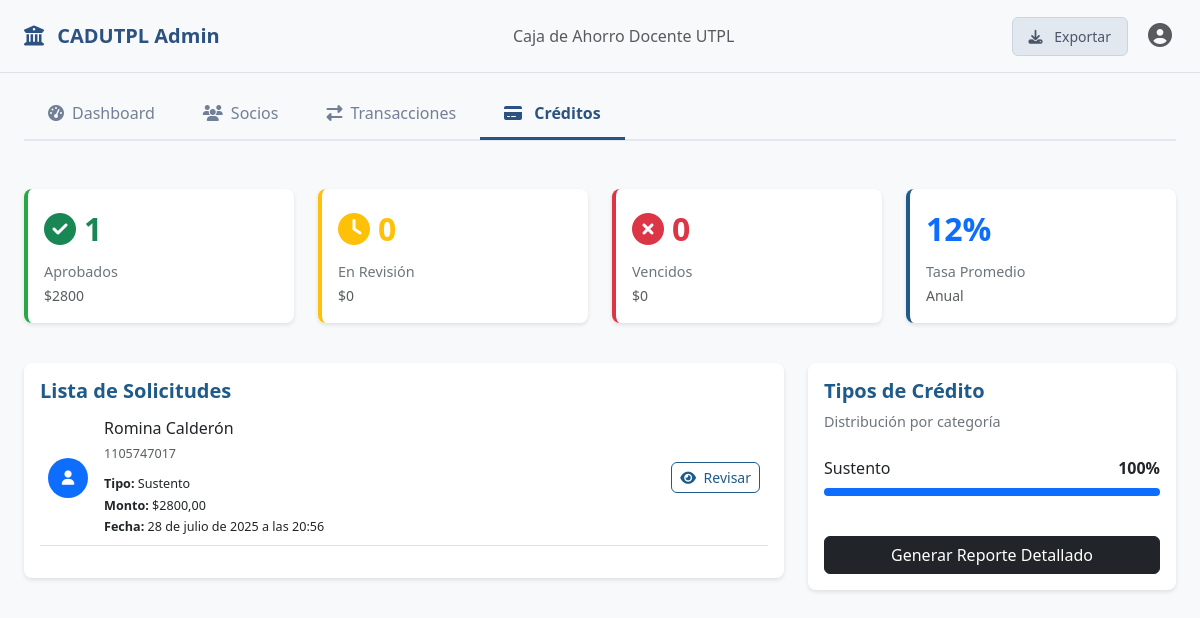
Page /credits/admin/ (signed in) on the committed database.
### credits/models.py (models this page shows, shortened)
class Credit(models.Model):
    STATUS_CHOICES = (
        ('pending', 'Pendiente'),
        ('approved', 'Aprobado'),
        ('rejected', 'Rechazado'),
        ('paid', 'Pagado'),
        ('defaulted', 'Incumplido'),
    )
    TERM_CHOICES = (
        (12, '12 meses'),
        (24, '24 meses'),
        (36, '36 meses'),
        (48, '48 meses'),
    )
    wallet = models.ForeignKey(Wallet, on_delete=models.CASCADE, related_name='credits')
    amount = models.DecimalField(max_digits=10, decimal_places=2)
    interest_rate = models.DecimalField(max_digits=5, decimal_places=2)
    term = models.IntegerField(choices=TERM_CHOICES)  # Plazo en meses
    purpose = models.CharField(max_length=255, blank=True, null=True)
    estimated_monthly_payment = models.DecimalField(max_digits=10, decimal_places=2)
    status = models.CharField(max_length=20, choices=STATUS_CHOICES, default='pending')
    created_at = models.DateTimeField(auto_now_add=True)
    updated_at = models.DateTimeField(auto_now=True)

### wallets/models.py (models this page shows, shortened)
class Wallet(models.Model):
    user = models.OneToOneField(CustomUser, on_delete=models.CASCADE, related_name='wallet')
    balance = models.DecimalField(max_digits=10, decimal_places=2, default=0)
    total_credit_line = models.DecimalField(max_digits=10, decimal_places=2, default=2000)
    available_credit = models.DecimalField(max_digits=10, decimal_places=2, default=2000)
    created_at = models.DateTimeField(auto_now_add=True)
    updated_at = models.DateTimeField(auto_now=True)

### users/models.py (models this page shows, shortened)
class CustomUser(AbstractUser):
    username = models.CharField(
        max_length=150,
        unique=True,
        verbose_name="Nombre de usuario",
        null=True,
        blank=True,  # Permite que sea opcional para los usuarios normales
    )
    email = models.EmailField(unique=True)
    phone = models.CharField(max_length=15, blank=True, null=True)
    document_type = models.CharField(
        max_length=20,
        choices=[("CEDULA", "CEDULA"), ("RUC", "RUC"), ("PASSPORT", "Pasaporte")],
    )
    document_number = models.CharField(max_length=20)
    reference_number = models.CharField(max_length=100, unique=True, default=uuid.uuid4)
    address = models.CharField(max_length=255, blank=True)
    profile_picture = models.ImageField(
        upload_to="profile_pictures/", blank=True, null=True
    )
    account_balance = models.DecimalField(max_digits=10, decimal_places=2, default=0)
    is_verified = models.BooleanField(default=False)
    preferred_currency = models.CharField(max_length=3, default="USD")
    preferred_language = models.CharField(max_length=2, default="es")
    created_at = models.DateTimeField(auto_now_add=True)
    updated_at = models.DateTimeField(auto_now=True)
    USERNAME_FIELD = "email"  # El email sigue siendo el identificador único
    REQUIRED_FIELDS = [
        "username"
    ]  # Hacer que username sea requerido para superusuarios
    objects = CustomUserManager()  # Asignar el manager personalizado
    class Meta:
        db_table = "custom_users"

### credits/views.py (the view)
# urls.py: path('admin/', views.admin_credit_list, name='admin_credits'),
@login_required
def admin_credit_list(request):
    approved_credits = Credit.objects.filter(status='approved')
    approved_count = approved_credits.count()
    approved_sum = approved_credits.aggregate(Sum('amount'))['amount__sum'] or 0
    pending_credits = Credit.objects.filter(status='pending')
    pending_count = pending_credits.count()
    pending_sum = pending_credits.aggregate(Sum('amount'))['amount__sum'] or 0
    defaulted_credits = Credit.objects.filter(status='defaulted')
    defaulted_count = defaulted_credits.count()
    defaulted_sum = defaulted_credits.aggregate(Sum('amount'))['amount__sum'] or 0
    average_interest_rate = Credit.objects.aggregate(Avg('interest_rate'))['interest_rate__avg'] or 0
    pending_applications = Credit.objects.filter(status='pending').order_by('-created_at')
    total_credits = Credit.objects.exclude(purpose__isnull=True).exclude(purpose__exact='').count()
    credit_type_distribution = Credit.objects.exclude(purpose__isnull=True).exclude(purpose__exact='').values('purpose').annotate(count=Count('purpose')).order_by('-count')
    credit_types_data = []
    if total_credits > 0:
        for item in credit_type_distribution:
            percentage = (item['count'] * 100) / total_credits
            credit_types_data.append({
                'purpose': item['purpose'],
                'count': item['count'],
                'percentage': round(percentage, 2)
            })
    context = {
        'approved_count': approved_count,
        'approved_sum': approved_sum,
        'pending_count': pending_count,
        'pending_sum': pending_sum,
        'defaulted_count': defaulted_count,
        'defaulted_sum': defaulted_sum,
        'average_interest_rate': average_interest_rate,
        'pending_applications': pending_applications,
        'credit_types_data': credit_types_data,
        'credits': Credit.objects.all().order_by('-created_at'),
    }
    return render(request, 'credits/manage_credits.html', context)

### credits/templates/credits/manage_credits.html (shortened to what this page needs)
<!DOCTYPE html>
<html lang="es">
<head>
    <link href="https://cdnjs.cloudflare.com/ajax/libs/bootstrap/5.3.0/css/bootstrap.min.css" rel="stylesheet">
    <link href="https://cdnjs.cloudflare.com/ajax/libs/font-awesome/6.4.0/css/all.min.css" rel="stylesheet">
</head>
<body>
{% include 'navbar.html' %}
{% include 'tabs_menu.html' %}
<div class="container-fluid px-4 main-content">
    {% block content %}
        <div class="row mb-4">
            <div class="col-md-3 mb-3">
                <div class="card stats-card success">
                    <div class="card-body">
                        <div class="d-flex align-items-center">
                            <div class="flex-grow-1">
                                <div class="stats-number text-success">
                                    <i class="fas fa-check-circle me-2"></i>{{ approved_count }}
                                </div>
                                <p class="stats-label">Aprobados</p>
                                <small class="text-muted">${{ approved_sum }}</small>
                            </div>
                        </div>
                    </div>
                </div>
            </div>
            <div class="col-md-3 mb-3">
                <div class="card stats-card warning">
                    <div class="card-body">
                        <div class="d-flex align-items-center">
                            <div class="flex-grow-1">
                                <div class="stats-number text-warning">
                                    <i class="fas fa-clock me-2"></i>{{ pending_count }}
                                </div>
                                <p class="stats-label">En Revisión</p>
                                <small class="text-muted">${{ pending_sum }}</small>
                            </div>
                        </div>
                    </div>
                </div>
            </div>
            <div class="col-md-3 mb-3">
                <div class="card stats-card danger">
                    <div class="card-body">
                        <div class="d-flex align-items-center">
                            <div class="flex-grow-1">
                                <div class="stats-number text-danger">
                                    <i class="fas fa-times-circle me-2"></i>{{ defaulted_count }}
                                </div>
                                <p class="stats-label">Vencidos</p>
                                <small class="text-muted">${{ defaulted_sum }}</small>
                            </div>
                        </div>
                    </div>
                </div>
            </div>
            <div class="col-md-3 mb-3">
                <div class="card stats-card info">
                    <div class="card-body">
                        <div class="flex-grow-1">
                            <div class="stats-number text-primary">{{ average_interest_rate }}%</div>
                            <p class="stats-label">Tasa Promedio</p>
                            <small class="text-muted">Anual</small>
                        </div>
                    </div>
                </div>
            </div>
        </div>
        <div class="row">
            <div class="col-lg-8 mb-4">
                <div class="card section-card">
                    <div class="card-body">
                        <h5 class="section-title">Lista de Solicitudes</h5>
                        <div class="table-responsive">
                            <table class="table table-custom">
                                <tbody>
                                {% for c in credits %}
                                    <tr>
                                        <td>
                                            <div class="d-flex align-items-center">
                                                <div class="me-3">
                                                    <div class="bg-primary rounded-circle"
                                                         style="width: 40px; height: 40px; display: flex; align-items: center; justify-content: center;">
                                                        <i class="fas fa-user text-white"></i>
                                                    </div>
                                                </div>
                                                <div class="flex-grow-1">
                                                    <h6 class="mb-1">{{ c.wallet.user.first_name }} {{ c.wallet.user.last_name }}</h6>
                                                    <small class="text-muted">{{ c.wallet.user.document_number }}</small>
                                                    <div class="mt-2">
                                                        <small><strong>Tipo:</strong> {{ c.purpose}}</small><br>
                                                        <small><strong>Monto:</strong> ${{ c.amount }}</small><br>
                                                        <small><strong>Fecha:</strong> {{ c.created_at }}</small>
                                                    </div>
                                                </div>
                                                <div>
                                                    <a href="{% url 'admin_credit_review' c.id %}" class="btn btn-outline-primary-custom btn-sm">
                                                        <i class="fas fa-eye me-1"></i>
                                                        Revisar
                                                    </a>
                                                </div>
                                            </div>
                                        </td>
                                    </tr>
                                {% endfor %}
                                </tbody>
                            </table>
                        </div>
                    </div>
                </div>
            </div>
            <div class="col-lg-4 mb-4">
                <div class="card section-card">
                    <div class="card-body">
                        <h5 class="section-title">Tipos de Crédito</h5>
                        <p class="section-subtitle">Distribución por categoría</p>
                        <div id="credit-types-container">
                        </div>
                        <button class="btn btn-dark w-100 mt-4" id="generate-report-btn">
                            Generar Reporte Detallado
                        </button>
                    </div>
                </div>
            </div>
        </div>
    {% endblock %}
</div>
</body>
</html>

### templates/menu_styles.html (style rules this page uses)
body { background-color: #f7fafc; font-family: -apple-system, BlinkMacSystemFont, 'Segoe UI', Roboto, sans-serif; }
.container-fluid { max-width: 1400px; }
.main-content { min-height: calc(100vh - 200px); padding-top: 2rem; }

### credits/templates/credits/manage_credits.html (style rules this page uses)
:root { --primary-color: #1e5a8a; --primary-light: #2980b9; --success-color: #28a745; --warning-color: #ffc107; --danger-color: #dc3545; --light-bg: #f8f9fa; --border-color: #dee2e6; }
body { background-color: var(--light-bg); font-family: 'Segoe UI', Tahoma, Geneva, Verdana, sans-serif; }
.stats-card { border: none; border-radius: 8px; box-shadow: 0 2px 4px rgba(0, 0, 0, 0.1); transition: transform 0.2s; }
.stats-card.success { border-left: 4px solid var(--success-color); }
.stats-card.warning { border-left: 4px solid var(--warning-color); }
.stats-card.danger { border-left: 4px solid var(--danger-color); }
.stats-card.info { border-left: 4px solid var(--primary-color); }
.stats-number { font-size: 2rem; font-weight: bold; margin-bottom: 0.5rem; }
.stats-label { color: #6c757d; font-size: 0.9rem; margin: 0; }
.section-card { background: white; border-radius: 8px; box-shadow: 0 2px 4px rgba(0, 0, 0, 0.1); border: none; }
.section-title { font-size: 1.25rem; font-weight: 600; color: var(--primary-color); margin-bottom: 0.5rem; }
.section-subtitle { color: #6c757d; font-size: 0.9rem; margin-bottom: 1.5rem; }
.btn-outline-primary-custom { color: var(--primary-color); border-color: var(--primary-color); border-radius: 6px; }
.table-custom { font-size: 0.9rem; }

### rows in the picture
Credit: wallet.user.first_name "Romina", wallet.user.last_name "Calderón", wallet.user.document_number "1105747017", purpose "Sustento", amount "2800,00", created_at "28 de julio de 2025 a las 20:56"

### other values in the picture
{{ approved_count }} "1"
{{ approved_sum }} "2800"
{{ pending_count }} "0"
{{ pending_sum }} "0"
{{ defaulted_count }} "0"
{{ defaulted_sum }} "0"
{{ average_interest_rate }} "12"
